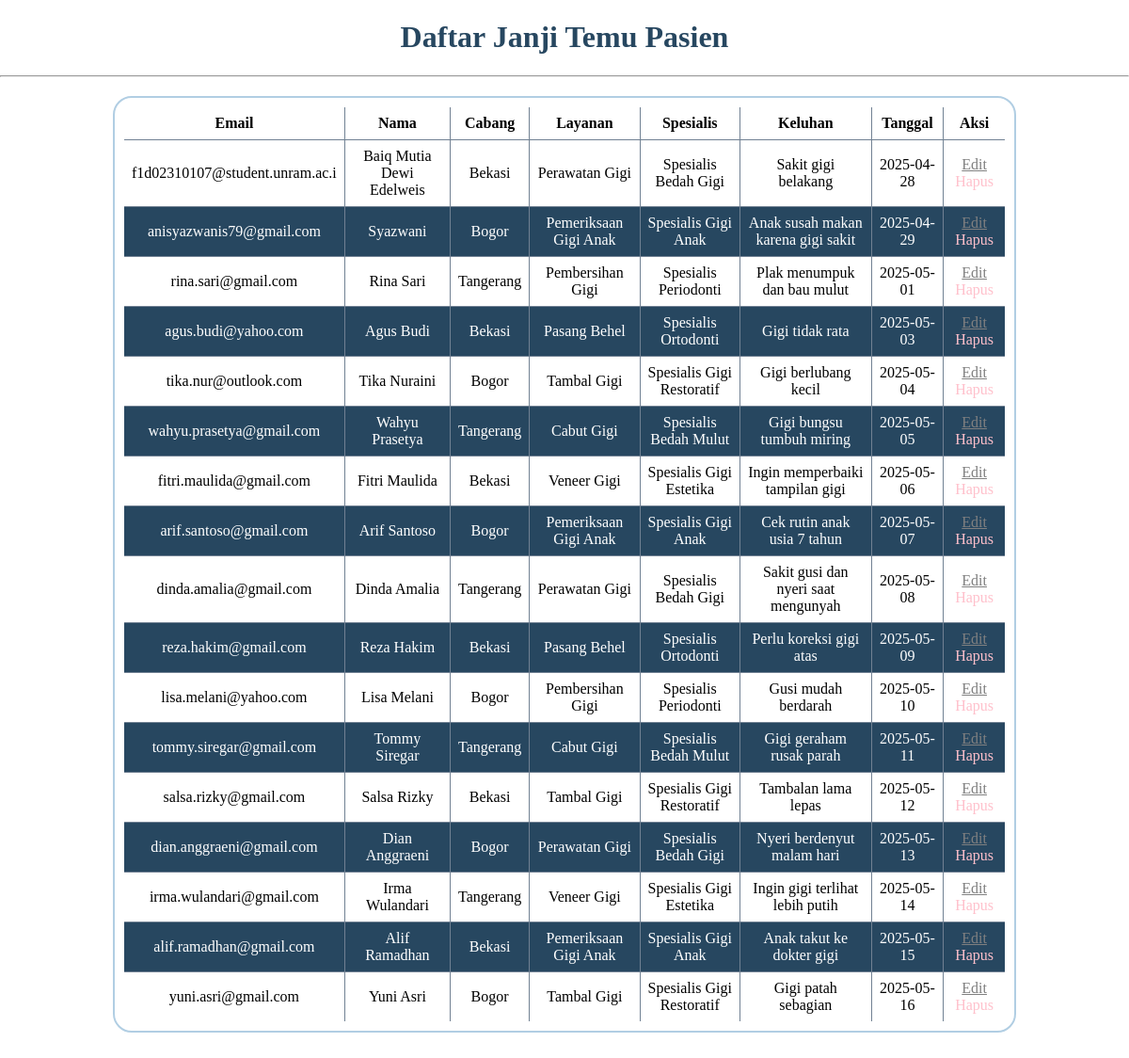
Screenshot of /lihatData.php with the database file from the repository.
### tables this page shows
CREATE TABLE `crud_107` (
  `id` int(11) NOT NULL,
  `email` varchar(30) NOT NULL,
  `name` varchar(50) NOT NULL,
  `cabang` enum('Bekasi','Bogor','Tangerang') NOT NULL,
  `layanan` enum('Perawatan Gigi','Pemeriksaan Gigi Anak','Pembersihan Gigi','Pasang Behel','Tambal Gigi','Cabut Gigi','Veneer Gigi') NOT NULL,
  `spec` enum('Spesialis Bedah Gigi','Spesialis Bedah Mulut','Spesialis Gigi Anak','Spesialis Gigi Estetika','Spesialis Gigi Restoratif','Spesialis Ortodonti','Spesialis Periodonti') NOT NULL,
  `keluhan` longtext DEFAULT NULL,
  `tanggalJanji` date NOT NULL
);

### lihatData.php (the view, shortened to what this page needs)
<?php
include 'config.php';
$query = "SELECT * FROM crud_107";
$result = mysqli_query($conn, $query);
?>
<!DOCTYPE html>
<html>
<head>
    <link rel="stylesheet" href="assets/css/stylesJanji.css">
    <link rel="stylesheet" href="assets/css/biaya.css">
</head>
<body>
    <h1 style="margin-left: 0;">Daftar Janji Temu Pasien</h1>
    <hr>
    <table>
        <thead>
            <tr>
                <th>Email</th>
                <th>Nama</th>
                <th>Cabang</th>
                <th>Layanan</th>
                <th>Spesialis</th>
                <th>Keluhan</th>
                <th>Tanggal</th>
                <th>Aksi</th>
            </tr>
        </thead>
        <tbody>
            <?php while ($data = mysqli_fetch_assoc($result)): ?>
            <tr>
                <td><?= $data['email']; ?></td>
                <td><?= $data['name']; ?></td>
                <td><?= $data['cabang']; ?></td>
                <td><?= $data['layanan']; ?></td>
                <td><?= $data['spec']; ?></td>
                <td><?= $data['keluhan']; ?></td>
                <td><?= $data['tanggalJanji']; ?></td>
                <td class="action-btns">
                    <a href="edit.php?edit_id=<?= $data['id']; ?>" style="color: gray; text-decoration: bold;">Edit</a>
                    <a href="hapus.php?delete_id=<?= $data['id']; ?>" onclick="return confirm('Yakin ingin menghapus data ini?');" style="color: pink; text-decoration: none;">Hapus</a>
                </td>
            </tr>
            <?php endwhile; ?>
        </tbody>
    </table>
    <br><br><br>
</body>
</html>

### assets/css/stylesJanji.css (style rules this page uses)
body { background-color: #ffffff; height: 100vh; margin: 0; }
h1 { text-align: center; color: #274760; }
hr { margin-top: 20px; margin-bottom: 20px; height: 2px; background-color: #274760; }

### assets/css/biaya.css (style rules this page uses)
h1 { margin-left: 120px; }
table { border-collapse: separate; border-spacing: 0; border: 2px solid #b1cee3; width: 80%; margin: 0 auto; margin-top: 20px; padding: 10px; border-radius: 20px; }
th, td { border-right: 1.5px solid #718193; border-bottom: 1.5px solid #718193; text-align: center; padding: 8px; }
td:last-child, th:last-child { border-right: none; }
tr:last-child td { border-bottom: none; }
tr:nth-child(even) { background-color: #274760; color: #ffffff; border: 1px solid #ffffff; }
* { box-sizing: border-box; }

### rows the page displays
crud_107: email "f1d02310107@student.unram.ac.i", name "Baiq Mutia Dewi Edelweis", cabang "Bekasi", layanan "Perawatan Gigi", spec "Spesialis Bedah Gigi", keluhan "Sakit gigi belakang", tanggalJanji "2025-04-28"
crud_107: email "anisyazwanis79@gmail.com", name "Syazwani", cabang "Bogor", layanan "Pemeriksaan Gigi Anak", spec "Spesialis Gigi Anak", keluhan "Anak susah makan karena gigi sakit", tanggalJanji "2025-04-29"
crud_107: email "rina.sari@gmail.com", name "Rina Sari", cabang "Tangerang", layanan "Pembersihan Gigi", spec "Spesialis Periodonti", keluhan "Plak menumpuk dan bau mulut", tanggalJanji "2025-05-01"
crud_107: email "agus.budi@yahoo.com", name "Agus Budi", cabang "Bekasi", layanan "Pasang Behel", spec "Spesialis Ortodonti", keluhan "Gigi tidak rata", tanggalJanji "2025-05-03"
crud_107: email "tika.nur@outlook.com", name "Tika Nuraini", cabang "Bogor", layanan "Tambal Gigi", spec "Spesialis Gigi Restoratif", keluhan "Gigi berlubang kecil", tanggalJanji "2025-05-04"
crud_107: email "wahyu.prasetya@gmail.com", name "Wahyu Prasetya", cabang "Tangerang", layanan "Cabut Gigi", spec "Spesialis Bedah Mulut", keluhan "Gigi bungsu tumbuh miring", tanggalJanji "2025-05-05"
crud_107: email "fitri.maulida@gmail.com", name "Fitri Maulida", cabang "Bekasi", layanan "Veneer Gigi", spec "Spesialis Gigi Estetika", keluhan "Ingin memperbaiki tampilan gigi", tanggalJanji "2025-05-06"
crud_107: email "arif.santoso@gmail.com", name "Arif Santoso", cabang "Bogor", layanan "Pemeriksaan Gigi Anak", spec "Spesialis Gigi Anak", keluhan "Cek rutin anak usia 7 tahun", tanggalJanji "2025-05-07"
crud_107: email "dinda.amalia@gmail.com", name "Dinda Amalia", cabang "Tangerang", layanan "Perawatan Gigi", spec "Spesialis Bedah Gigi", keluhan "Sakit gusi dan nyeri saat mengunyah", tanggalJanji "2025-05-08"
crud_107: email "reza.hakim@gmail.com", name "Reza Hakim", cabang "Bekasi", layanan "Pasang Behel", spec "Spesialis Ortodonti", keluhan "Perlu koreksi gigi atas", tanggalJanji "2025-05-09"
crud_107: email "lisa.melani@yahoo.com", name "Lisa Melani", cabang "Bogor", layanan "Pembersihan Gigi", spec "Spesialis Periodonti", keluhan "Gusi mudah berdarah", tanggalJanji "2025-05-10"
crud_107: email "tommy.siregar@gmail.com", name "Tommy Siregar", cabang "Tangerang", layanan "Cabut Gigi", spec "Spesialis Bedah Mulut", keluhan "Gigi geraham rusak parah", tanggalJanji "2025-05-11"
crud_107: email "salsa.rizky@gmail.com", name "Salsa Rizky", cabang "Bekasi", layanan "Tambal Gigi", spec "Spesialis Gigi Restoratif", keluhan "Tambalan lama lepas", tanggalJanji "2025-05-12"
crud_107: email "dian.anggraeni@gmail.com", name "Dian Anggraeni", cabang "Bogor", layanan "Perawatan Gigi", spec "Spesialis Bedah Gigi", keluhan "Nyeri berdenyut malam hari", tanggalJanji "2025-05-13"
crud_107: email "irma.wulandari@gmail.com", name "Irma Wulandari", cabang "Tangerang", layanan "Veneer Gigi", spec "Spesialis Gigi Estetika", keluhan "Ingin gigi terlihat lebih putih", tanggalJanji "2025-05-14"
crud_107: email "alif.ramadhan@gmail.com", name "Alif Ramadhan", cabang "Bekasi", layanan "Pemeriksaan Gigi Anak", spec "Spesialis Gigi Anak", keluhan "Anak takut ke dokter gigi", tanggalJanji "2025-05-15"
crud_107: email "yuni.asri@gmail.com", name "Yuni Asri", cabang "Bogor", layanan "Tambal Gigi", spec "Spesialis Gigi Restoratif", keluhan "Gigi patah sebagian", tanggalJanji "2025-05-16"
